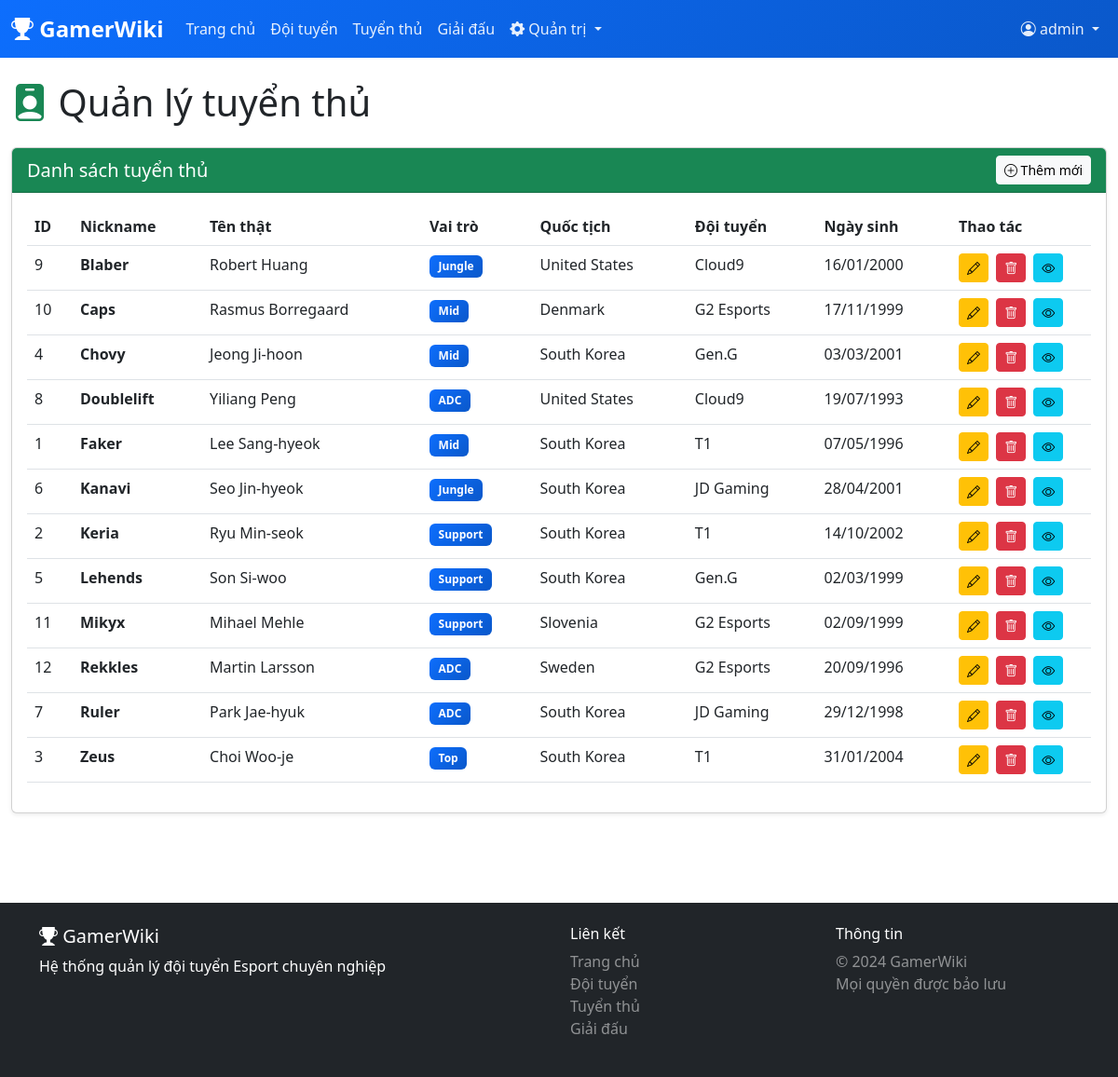
Page /admin/tuyen_thu.php (signed in) on the committed database.
### tables this page shows
CREATE TABLE tuyen_thu (
    id INT AUTO_INCREMENT PRIMARY KEY,
    ten_that VARCHAR(100) NOT NULL,
    nickname VARCHAR(50) NOT NULL,
    anh_dai_dien VARCHAR(255),
    vai_tro VARCHAR(50),
    quoc_tich VARCHAR(50),
    ngay_sinh DATE,
    id_doi_tuyen INT,
    mo_ta TEXT,
    ngay_tao DATETIME DEFAULT CURRENT_TIMESTAMP,
    ngay_cap_nhat DATETIME DEFAULT CURRENT_TIMESTAMP ON UPDATE CURRENT_TIMESTAMP,
    FOREIGN KEY (id_doi_tuyen) REFERENCES doi_tuyen(id) ON DELETE SET NULL,
    INDEX idx_nickname (nickname),
    INDEX idx_doi_tuyen (id_doi_tuyen)
);

CREATE TABLE doi_tuyen (
    id INT AUTO_INCREMENT PRIMARY KEY,
    ten_doi VARCHAR(100) NOT NULL,
    logo VARCHAR(255),
    quoc_gia VARCHAR(50),
    nam_thanh_lap YEAR,
    thanh_tich TEXT,
    mo_ta TEXT,
    ngay_tao DATETIME DEFAULT CURRENT_TIMESTAMP,
    ngay_cap_nhat DATETIME DEFAULT CURRENT_TIMESTAMP ON UPDATE CURRENT_TIMESTAMP,
    INDEX idx_ten_doi (ten_doi),
    INDEX idx_quoc_gia (quoc_gia)
);

### includes/functions.php (called while the page is built, shortened)
<?php
function escape_html($string) {
    return htmlspecialchars($string, ENT_QUOTES, 'UTF-8');
}
function format_ngay($date) {
    $timestamp = strtotime($date);
    return date('d/m/Y', $timestamp);
}
?>

### config/config.php (called while the page is built, shortened)
<?php
function url($path = '') {
    $path = ltrim($path, '/');
    return BASE_PATH === '' ? '/' . $path : BASE_PATH . '/' . $path;
}
?>

### admin/tuyen_thu.php (the view, shortened to what this page needs)
<?php
require_once __DIR__ . '/../includes/header.php';
$action = $_GET['action'] ?? 'list';
if ($action === 'list') {
    $stmt = $conn->query("SELECT tt.*, dt.ten_doi FROM tuyen_thu tt LEFT JOIN doi_tuyen dt ON tt.id_doi_tuyen = dt.id ORDER BY tt.nickname ASC");
    $tuyen_thu_list = $stmt->fetchAll();
}
?>
<?php include __DIR__ . '/../includes/navbar.php'; ?>
<div class="container-fluid mt-4 mb-5">
    <h1 class="mb-4"><i class="bi bi-person-badge-fill text-success"></i> Quản lý tuyển thủ</h1>
    <?php if ($action === 'list'): ?>
        <div class="card shadow-sm">
            <div class="card-header bg-success text-white d-flex justify-content-between align-items-center">
                <h5 class="mb-0">Danh sách tuyển thủ</h5>
                <a href="?action=add" class="btn btn-light btn-sm">
                    <i class="bi bi-plus-circle"></i> Thêm mới
                </a>
            </div>
            <div class="card-body">
                <div class="table-responsive">
                    <table class="table table-hover">
                        <thead>
                            <tr>
                                <th>ID</th>
                                <th>Nickname</th>
                                <th>Tên thật</th>
                                <th>Vai trò</th>
                                <th>Quốc tịch</th>
                                <th>Đội tuyển</th>
                                <th>Ngày sinh</th>
                                <th width="150">Thao tác</th>
                            </tr>
                        </thead>
                        <tbody>
                            <?php foreach ($tuyen_thu_list as $tt): ?>
                            <tr>
                                <td><?php echo $tt['id']; ?></td>
                                <td><strong><?php echo escape_html($tt['nickname']); ?></strong></td>
                                <td><?php echo escape_html($tt['ten_that']); ?></td>
                                <td><span class="badge bg-primary"><?php echo escape_html($tt['vai_tro']); ?></span></td>
                                <td><?php echo escape_html($tt['quoc_tich']); ?></td>
                                <td><?php echo escape_html($tt['ten_doi'] ?? '-'); ?></td>
                                <td><?php echo format_ngay($tt['ngay_sinh']); ?></td>
                                <td class="action-buttons">
                                    <a href="?action=edit&id=<?php echo $tt['id']; ?>" class="btn btn-sm btn-warning">
                                        <i class="bi bi-pencil"></i>
                                    </a>
                                    <a href="?action=delete&id=<?php echo $tt['id']; ?>"
                                       class="btn btn-sm btn-danger"
                                       onclick="return confirmDelete('<?php echo escape_html($tt['nickname']); ?>')">
                                        <i class="bi bi-trash"></i>
                                    </a>
                                    <a href="<?php echo url('pages/chi_tiet_tt.php?id=' . $tt['id']); ?>"
                                       class="btn btn-sm btn-info" target="_blank">
                                        <i class="bi bi-eye"></i>
                                    </a>
                                </td>
                            </tr>
                            <?php endforeach; ?>
                        </tbody>
                    </table>
                </div>
            </div>
        </div>
    <?php endif; ?>
</div>
<?php include __DIR__ . '/../includes/footer.php'; ?>

### assets/css/style.css (style rules this page uses)
:root { --primary-color: #0d6efd; --secondary-color: #6c757d; --success-color: #198754; --danger-color: #dc3545; --warning-color: #ffc107; --info-color: #0dcaf0; --dark-color: #212529; --light-color: #f8f9fa; }
body { font-family: 'Segoe UI', Tahoma, Geneva, Verdana, sans-serif; min-height: 100vh; display: flex; flex-direction: column; }
.card { transition: transform 0.2s, box-shadow 0.2s; }
.btn { transition: all 0.3s; }
.table { background-color: white; }
.table thead { background-color: var(--primary-color); color: white; }
.badge { padding: 0.5em 0.8em; }
.action-buttons .btn { margin-right: 0.25rem; }
.bg-primary { background: linear-gradient(135deg, #0d6efd 0%, #0a58ca 100%) !important; }

### rows in the picture
tuyen_thu: id "9", nickname "Blaber", ten_that "Robert Huang", vai_tro "Jungle", quoc_tich "United States", id_doi_tuyen.ten_doi "Cloud9", ngay_sinh "16/01/2000"
tuyen_thu: id "10", nickname "Caps", ten_that "Rasmus Borregaard", vai_tro "Mid", quoc_tich "Denmark", id_doi_tuyen.ten_doi "G2 Esports", ngay_sinh "17/11/1999"
tuyen_thu: id "4", nickname "Chovy", ten_that "Jeong Ji-hoon", vai_tro "Mid", quoc_tich "South Korea", id_doi_tuyen.ten_doi "Gen.G", ngay_sinh "03/03/2001"
tuyen_thu: id "8", nickname "Doublelift", ten_that "Yiliang Peng", vai_tro "ADC", quoc_tich "United States", id_doi_tuyen.ten_doi "Cloud9", ngay_sinh "19/07/1993"
tuyen_thu: id "1", nickname "Faker", ten_that "Lee Sang-hyeok", vai_tro "Mid", quoc_tich "South Korea", id_doi_tuyen.ten_doi "T1", ngay_sinh "07/05/1996"
tuyen_thu: id "6", nickname "Kanavi", ten_that "Seo Jin-hyeok", vai_tro "Jungle", quoc_tich "South Korea", id_doi_tuyen.ten_doi "JD Gaming", ngay_sinh "28/04/2001"
tuyen_thu: id "2", nickname "Keria", ten_that "Ryu Min-seok", vai_tro "Support", quoc_tich "South Korea", id_doi_tuyen.ten_doi "T1", ngay_sinh "14/10/2002"
tuyen_thu: id "5", nickname "Lehends", ten_that "Son Si-woo", vai_tro "Support", quoc_tich "South Korea", id_doi_tuyen.ten_doi "Gen.G", ngay_sinh "02/03/1999"
tuyen_thu: id "11", nickname "Mikyx", ten_that "Mihael Mehle", vai_tro "Support", quoc_tich "Slovenia", id_doi_tuyen.ten_doi "G2 Esports", ngay_sinh "02/09/1999"
tuyen_thu: id "12", nickname "Rekkles", ten_that "Martin Larsson", vai_tro "ADC", quoc_tich "Sweden", id_doi_tuyen.ten_doi "G2 Esports", ngay_sinh "20/09/1996"
tuyen_thu: id "7", nickname "Ruler", ten_that "Park Jae-hyuk", vai_tro "ADC", quoc_tich "South Korea", id_doi_tuyen.ten_doi "JD Gaming", ngay_sinh "29/12/1998"
tuyen_thu: id "3", nickname "Zeus", ten_that "Choi Woo-je", vai_tro "Top", quoc_tich "South Korea", id_doi_tuyen.ten_doi "T1", ngay_sinh "31/01/2004"

### other values in the picture
escape_html($_SESSION['ten_dang_nhap']) "admin"
